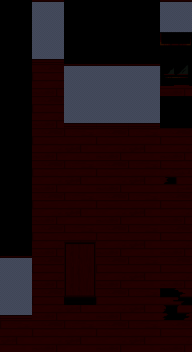

Rendered tile map (Tiled .tmx) drawn with the repository's tilesets; below, a short description and the full map source, tile grids included:
An orthogonal 6x11 tile map with 32x32 px tiles, 4 tile layers (layer0, layer1, layer2, layer3).

<map version="1.10" tiledversion="1.10.0" orientation="orthogonal" renderorder="right-down" width="6" height="11" tilewidth="32" tileheight="32" infinite="0" nextlayerid="5" nextobjectid="1">
 <tileset firstgid="1" source="res/add_more.tsx" />
 <layer id="4" name="layer0" width="6" height="11" locked="1">
  <data encoding="csv">
0,0,0,0,0,0,
0,0,0,0,0,0,
0,312,0,0,0,312,
0,312,0,0,0,0,
0,312,312,312,312,312,
0,312,312,312,312,312,
0,312,312,312,312,312,
0,312,312,312,312,312,
0,312,0,312,312,312,
0,312,312,312,312,312,
0,312,312,312,312,312
</data>
 </layer>
 <layer id="1" name="layer1" width="6" height="11" locked="1">
  <data encoding="csv">
28,153,28,28,28,153,
28,153,28,28,28,153,
28,119,153,153,153,119,
28,119,153,153,153,28,
28,119,120,119,120,119,
28,119,120,119,120,122,
28,119,120,119,120,119,
28,119,120,119,120,119,
153,119,120,119,120,119,
153,119,120,119,120,121,
120,119,120,119,120,119
</data>
 </layer>
 <layer id="2" name="layer2" width="6" height="11" locked="1">
  <data encoding="csv">
0,135,0,0,0,135,
0,151,0,0,0,151,
0,0,135,135,135,0,
0,0,151,151,151,0,
0,0,0,0,0,0,
0,0,0,0,0,0,
0,0,0,0,0,0,
0,0,0,0,0,0,
135,0,0,0,0,0,
151,0,0,0,0,0,
0,0,0,0,0,0
</data>
 </layer>
 <layer id="3" name="layer3" width="6" height="11" locked="1">
  <data encoding="csv">
0,0,0,0,0,0,
0,0,0,0,0,168,
0,0,0,0,0,184,
0,0,0,0,0,0,
0,0,0,0,0,0,
0,0,0,0,0,0,
0,0,0,0,0,0,
0,0,167,0,0,0,
0,0,183,0,0,0,
0,0,199,0,0,0,
0,0,0,0,0,0
</data>
 </layer>
</map>
